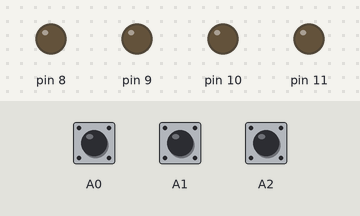
Bench run of a sketch on a simulated Arduino Uno, built with avr-gcc and run on an emulated ATmega328P. On the bench: output pins drawn as LEDs (lit = HIGH). The inputs (shaded band) are chosen by the test bench; at power-on: A0 HIGH, A1 HIGH, A2 HIGH.

Above: at 1.2 s.
1.3 s: A0 pulled LOW for 0.15 s
At 2.1 s:
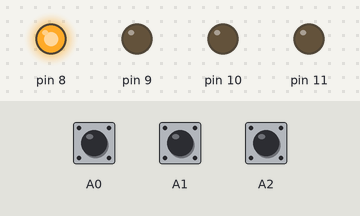
4.4 s: A1 pulled LOW for 1 s
At 7.1 s:
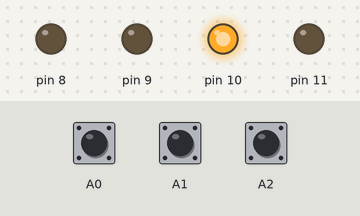
8.4 s: A1 pulled LOW for 3.2 s
At 10.1 s:
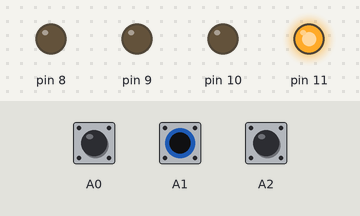
14.6 s: A1 pulled LOW for 0.15 s
At 17.4 s:
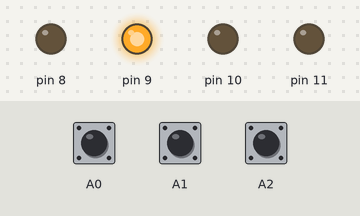
Timing chart, 0 to 18.7 s (numbered marks = the images above; inputs shaded):
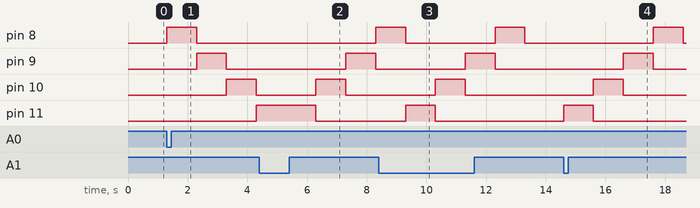

The sketch:

COUNTER.ino
```cpp
void setup() {
  // put your setup code here, to run once:
  pinMode(8,1);
  pinMode(9,1);
  pinMode(10,1);
  pinMode(11,1);
  pinMode(A0,0);
  pinMode(A1,0);
  pinMode(A2,0);
  digitalWrite(A0,HIGH);
  digitalWrite(A1,HIGH);
  digitalWrite(A2,HIGH);
}

void loop(){
  // put your main code here, to run repeatedly:
  if (digitalRead(A0)==LOW)

  {
   digitalWrite(8,1);
   delay(1000);
   digitalWrite(8,0);

   digitalWrite(9,1);
   delay(1000);
   digitalWrite(9,0);

   digitalWrite(10,1);
   delay(1000);
   digitalWrite(10,0);

   digitalWrite(11,1);
   delay(1000);
   digitalWrite(11,0);

   }
  if (digitalRead (A1)==LOW)
   //for(int i=0;i<100;i++)


  {
   digitalWrite(11,1);
   delay(1000);
   digitalWrite(11,0);


   digitalWrite(10,1);
   delay(1000);
   digitalWrite(10,0);


   digitalWrite(9,1);
   delay(1000);
   digitalWrite(9,0);


   digitalWrite(8,1);
   delay(1000);
   digitalWrite(8,0);

  }
  if (digitalRead(A2)==LOW)

  {

   digitalWrite(11,0);

   digitalWrite(10,0);

   digitalWrite(9,0);

   digitalWrite(8,0);

  }

 else

 {
  digitalWrite(A1,1);
  digitalWrite(A2,1);

 }


}
```

Measured:
- after the input at 1.3 s, pin 8: LOW → HIGH at once, → LOW 1.0 s later; pin 9: LOW → HIGH after 1.0 s, → LOW 1.0 s later; pin 10: LOW → HIGH after 2.0 s, → LOW 1.0 s later; pin 11: LOW → HIGH after 3.0 s
- after the input at 4.4 s, pin 8: LOW → HIGH after 3.9 s; pin 9: LOW → HIGH after 2.9 s, → LOW 1.0 s later; pin 10: LOW → HIGH after 1.9 s, → LOW 1.0 s later; pin 11: HIGH → LOW after 1.9 s instead of 0.90 s
- after the input at 8.4 s, pin 9: LOW → HIGH after 2.9 s, → LOW 1.0 s later; pin 10: LOW → HIGH after 1.9 s, → LOW 1.0 s later; pin 11: LOW → HIGH after 0.90 s, → LOW 1.0 s later
- after the input at 14.6 s, pin 8: LOW → HIGH after 3.0 s, → LOW 1.0 s later; pin 9: LOW → HIGH after 2.0 s, → LOW 1.0 s later; pin 10: LOW → HIGH after 1.0 s, → LOW 1.0 s later; pin 11: LOW → HIGH at once, → LOW 1.0 s later
